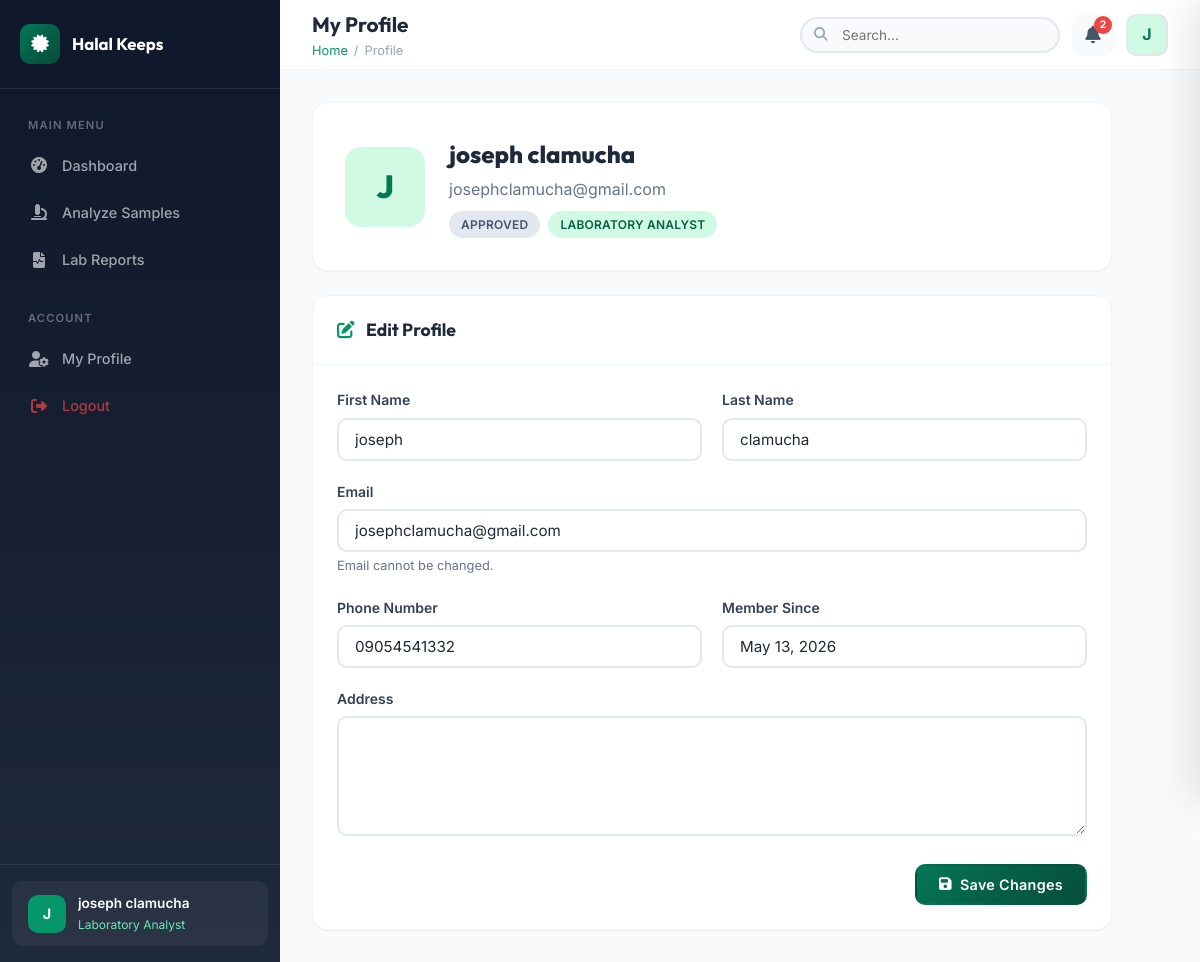
Page /dashboard/profile.php (signed in) on the committed database.
### tables this page shows
CREATE TABLE `users` (
  `id` int(11) NOT NULL,
  `google_id` varchar(255) DEFAULT NULL,
  `email` varchar(255) NOT NULL,
  `full_name` varchar(255) NOT NULL,
  `first_name` varchar(100) DEFAULT NULL,
  `last_name` varchar(100) DEFAULT NULL,
  `avatar` varchar(500) DEFAULT NULL,
  `password` varchar(255) DEFAULT NULL,
  `phone` varchar(20) DEFAULT NULL,
  `address` text DEFAULT NULL,
  `role_id` int(11) DEFAULT NULL,
  `role_status` enum('pending','approved','rejected','none') DEFAULT 'none',
  `is_active` tinyint(1) DEFAULT 1,
  `email_verified` tinyint(1) DEFAULT 0,
  `last_login` timestamp NULL DEFAULT NULL,
  `created_at` timestamp NOT NULL DEFAULT current_timestamp(),
  `updated_at` timestamp NOT NULL DEFAULT current_timestamp() ON UPDATE current_timestamp(),
  `failed_login_attempts` int(11) DEFAULT 0,
  `account_locked` tinyint(1) DEFAULT 0
);

CREATE TABLE `roles` (
  `id` int(11) NOT NULL,
  `role_name` varchar(100) NOT NULL,
  `role_category` enum('customer','business','hcb_employee','lab_employee') NOT NULL,
  `description` text DEFAULT NULL,
  `requires_approval` tinyint(1) DEFAULT 1,
  `created_at` timestamp NOT NULL DEFAULT current_timestamp()
);

### dashboard/profile.php (the view, shortened to what this page needs)
<?php
require_once __DIR__ . '/../config/app.php';
$user_id = $_SESSION['user_id'];
$stmt = $conn->prepare("SELECT u.*, r.role_name FROM users u LEFT JOIN roles r ON u.role_id = r.id WHERE u.id = ?");
$stmt->bind_param("i", $user_id);
$stmt->execute();
$user = $stmt->get_result()->fetch_assoc();
require_once __DIR__ . '/../includes/header.php';
?>
<div style="max-width: 800px;">
    <div class="card" style="margin-bottom: 24px;">
        <div class="card-body" style="display: flex; align-items: center; gap: 24px; padding: 32px;">
            <?php if (!empty($user['avatar'])): ?>
                <img src="<?= htmlspecialchars($user['avatar']) ?>" alt="Avatar" style="width: 80px; height: 80px; border-radius: 16px; object-fit: cover;">
            <?php else: ?>
                <div style="width: 80px; height: 80px; border-radius: 16px; background: var(--primary-100); color: var(--primary-700); display: flex; align-items: center; justify-content: center; font-size: 2rem; font-weight: 800; font-family: var(--font-display);">
                    <?= strtoupper(substr($user['full_name'], 0, 1)) ?>
                </div>
            <?php endif; ?>
            <div>
                <h2 style="font-family: var(--font-display); font-weight: 800; font-size: 1.5rem; margin-bottom: 4px;">
                    <?= htmlspecialchars($user['full_name']) ?>
                </h2>
                <p style="color: var(--neutral-500); margin-bottom: 8px;"><?= htmlspecialchars($user['email']) ?></p>
                <div style="display: flex; gap: 8px;">
                    <?= getStatusBadge($user['role_status']) ?>
                    <span class="badge badge-primary"><?= htmlspecialchars($user['role_name'] ?? 'No Role') ?></span>
                </div>
            </div>
        </div>
    </div>
    <div class="card">
        <div class="card-header">
            <h3><i class="fas fa-edit" style="color: var(--primary-600); margin-right: 8px;"></i> Edit Profile</h3>
        </div>
        <div class="card-body">
            <form method="POST" action="">
                <div style="display: grid; grid-template-columns: 1fr 1fr; gap: 20px;">
                    <div class="form-group">
                        <label for="first_name">First Name</label>
                        <input type="text" id="first_name" name="first_name" class="form-control" value="<?= htmlspecialchars($user['first_name'] ?? '') ?>">
                    </div>
                    <div class="form-group">
                        <label for="last_name">Last Name</label>
                        <input type="text" id="last_name" name="last_name" class="form-control" value="<?= htmlspecialchars($user['last_name'] ?? '') ?>">
                    </div>
                </div>
                <div class="form-group">
                    <label for="email">Email</label>
                    <input type="email" class="form-control" value="<?= htmlspecialchars($user['email']) ?>" disabled>
                    <p class="form-text">Email cannot be changed.</p>
                </div>
                <div style="display: grid; grid-template-columns: 1fr 1fr; gap: 20px;">
                    <div class="form-group">
                        <label for="phone">Phone Number</label>
                        <input type="text" id="phone" name="phone" class="form-control" value="<?= htmlspecialchars($user['phone'] ?? '') ?>" placeholder="09123456789">
                    </div>
                    <div class="form-group">
                        <label>Member Since</label>
                        <input type="text" class="form-control" value="<?= formatDate($user['created_at']) ?>" disabled>
                    </div>
                </div>
                <div class="form-group">
                    <label for="address">Address</label>
                    <textarea id="address" name="address" class="form-control" rows="3"><?= htmlspecialchars($user['address'] ?? '') ?></textarea>
                </div>
                <div style="display: flex; justify-content: flex-end; gap: 12px; margin-top: 8px;">
                    <button type="submit" class="btn btn-primary">
                        <i class="fas fa-save"></i> Save Changes
                    </button>
                </div>
            </form>
        </div>
    </div>
</div>
<?php require_once __DIR__ . '/../includes/footer.php'; ?>

### includes/functions.php (shortened to what this page needs)
<?php
function formatDate($date, $format = 'M d, Y') {
    return date($format, strtotime($date));
}
function getStatusBadge($status) {
    return $badges[strtolower($status)] ?? '<span class="badge badge-secondary">' . ucfirst(str_replace('_', ' ', $status)) . '</span>';
}
?>

### assets/css/style.css (style rules this page uses)
:root { --primary-50: #ecfdf5; --primary-100: #d1fae5; --primary-200: #a7f3d0; --primary-300: #6ee7b7; --primary-400: #34d399; --primary-500: #10b981; --primary-600: #059669; --primary-700: #047857; --primary-800: #065f46; --primary-900: #064e3b; --accent-50: #fffbeb; --accent-100: #fef3c7; --accent-200: #fde68a; --accent-300: #fcd34d; --accent-400: #fbbf24; --accent-500: #f59e0b; --accent-600: #d97706; --accent-700: #b45309; --accent-800: #92400e; --accent-900: #78350f; --neutral-50: #f8fafc; --neutral-100: #f1f5f9; --neutral-200: #e2e8f0; --neutral-300: #cbd5e1; --neutral-400: #94a3b8; --neutral-500: #64748b; --neutral-600: #475569; --neutral-700: #334155; --neutral-800: #1e293b; --neutral-900: #0f172a; --neutral-950: #020617; --success: #22c55e; --warning: #f59e0b; --danger: #ef4444; --info: #3b82f6; --gradient-primary: linear-gradient(135deg, #047857 0%, #065f46 50%, #064e3b 100%); --gradient-accent: linear-gradient(135deg, #f59e0b 0%, #d97706 100%); --gradient-hero: linear-gradient(135deg, #064e3b 0%, #047857 30%, #059669 60%, #10b981 100%); --gradient-dark: linear-gradient(180deg, #0f172a 0%, #1e293b 100%); --gradient-card: linear-gradient(135deg, rgba(255,255,255,0.1) 0%, rgba(255,255,255,0.05) 100%); --gradient-glass: linear-gradient(135deg, rgba(255,255,255,0.12) 0%, rgba(255,255,255,0.04) 100%); --font-primary: 'Inter', -apple-system, BlinkMacSystemFont, sans-serif; --font-display: 'Outfit', 'Inter', sans-serif; --shadow-sm: 0 1px 2px rgba(0,0,0,0.05); --shadow-md: 0 4px 6px -1px rgba(0,0,0,0.1), 0 2px 4px -2px rgba(0,0,0,0.1); --shadow-lg: 0 10px 15px -3px rgba(0,0,0,0.1), 0 4px 6px -4px rgba(0,0,0,0.1); --shadow-xl: 0 20px 25px -5px rgba(0,0,0,0.1), 0 8px 10px -6px rgba(0,0,0,0.1); --shadow-2xl: 0 25px 50px -12px rgba(0,0,0,0.25); --shadow-glow: 0 0 40px rgba(16, 185, 129, 0.15); --shadow-gold: 0 0 30px rgba(245, 158, 11, 0.2); --radius-sm: 6px; --radius-md: 10px; --radius-lg: 16px; --radius-xl: 24px; --radius-full: 9999px; --sidebar-width: 280px; --sidebar-collapsed: 70px; --header-height: 70px; --transition-fast: 0.15s ease; --transition-normal: 0.3s ease; --transition-slow: 0.5s ease; }
*, *::before, *::after { box-sizing: border-box; margin: 0; padding: 0; }
html { scroll-behavior: smooth; font-size: 16px; }
body { font-family: var(--font-primary); color: var(--neutral-800); background-color: var(--neutral-50); line-height: 1.6; -webkit-font-smoothing: antialiased; -moz-osx-font-smoothing: grayscale; overflow-x: hidden; }
button, input, select, textarea { font-family: inherit; font-size: inherit; }
.btn { display: inline-flex; align-items: center; justify-content: center; gap: 8px; padding: 10px 22px; border: 2px solid transparent; border-radius: var(--radius-md); font-weight: 600; font-size: 0.9rem; cursor: pointer; transition: all var(--transition-normal); position: relative; overflow: hidden; white-space: nowrap; letter-spacing: 0.02em; }
.btn-primary { background: var(--gradient-primary); color: white; }
.card { background: white; border-radius: var(--radius-lg); box-shadow: var(--shadow-sm); border: 1px solid var(--neutral-100); transition: all var(--transition-normal); overflow: hidden; }
.card-header { padding: 20px 24px; border-bottom: 1px solid var(--neutral-100); display: flex; align-items: center; justify-content: space-between; }
.card-header h3 { font-family: var(--font-display); font-size: 1.1rem; font-weight: 700; color: var(--neutral-800); }
.card-body { padding: 24px; }
.form-group { margin-bottom: 20px; }
.form-group label { display: block; font-weight: 600; font-size: 0.875rem; color: var(--neutral-700); margin-bottom: 6px; }
.form-control { width: 100%; padding: 10px 16px; border: 2px solid var(--neutral-200); border-radius: var(--radius-md); font-size: 0.95rem; color: var(--neutral-800); background: white; transition: all var(--transition-fast); }
.form-control::placeholder { color: var(--neutral-400); }
textarea.form-control { resize: vertical; min-height: 120px; }
.form-text { font-size: 0.8rem; color: var(--neutral-500); margin-top: 4px; }
.badge { display: inline-flex; align-items: center; gap: 4px; padding: 4px 12px; border-radius: var(--radius-full); font-size: 0.75rem; font-weight: 600; letter-spacing: 0.02em; text-transform: uppercase; }
.badge-primary { background: var(--primary-100); color: var(--primary-800); }
.badge-secondary { background: var(--neutral-200); color: var(--neutral-600); }

### rows in the picture
users: full_name "J", full_name "joseph clamucha", email "josephclamucha@gmail.com", role_status "APPROVED", role.role_name "LABORATORY ANALYST", first_name "joseph", last_name "clamucha", phone "09054541332", created_at "May 13, 2026"

### other values in the picture
$item['label'] "Dashboard"
$item['label'] "Analyze Samples"
$item['label'] "Lab Reports"
substr($_SESSION['full_name'] ?? 'U', 0, 1) "J"
$_SESSION['full_name'] "joseph clamucha"
$role_name "Laboratory Analyst"
$page_heading "My Profile"
$crumb['label'] "Profile"
$notif_count "2"
